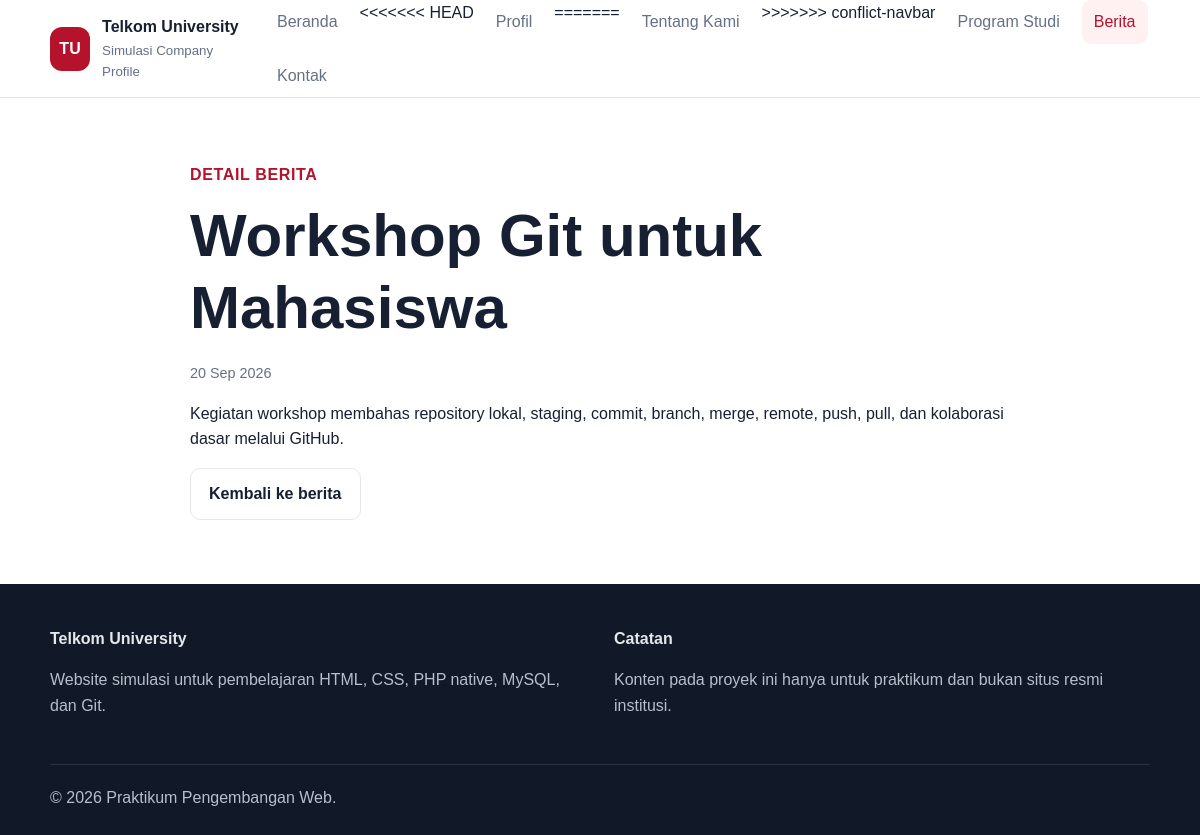
Page /news_detail.php?id=1 on the committed database.
### tables this page shows
CREATE TABLE IF NOT EXISTS berita (
id INT UNSIGNED AUTO_INCREMENT PRIMARY KEY,
judul VARCHAR(180) NOT NULL,
ringkasan VARCHAR(300) NOT NULL,
isi TEXT NOT NULL,
tanggal_publish DATE NOT NULL,
created_at TIMESTAMP DEFAULT CURRENT_TIMESTAMP
);

### news_detail.php (the view, shortened to what this page needs)
<?php
require_once 'config/database.php';
$id = filter_input(INPUT_GET, 'id', FILTER_VALIDATE_INT);
$stmt = $conn->prepare("SELECT judul, isi, tanggal_publish FROM berita WHERE id = ?");
$stmt->bind_param('i', $id);
$stmt->execute();
$result = $stmt->get_result();
$news = $result->fetch_assoc();
require 'includes/header.php';
?>
<section class="section">
    <article class="container article-body">
        <span class="eyebrow">Detail Berita</span>
        <h1><?= htmlspecialchars($news['judul']) ?></h1>
        <p class="meta"><?= date('d M Y', strtotime($news['tanggal_publish'])) ?></p>
        <p><?= nl2br(htmlspecialchars($news['isi'])) ?></p>
        <a class="btn btn-outline" href="news.php">Kembali ke berita</a>
    </article>
</section>
<?php require 'includes/footer.php'; ?>

### assets/css/style.css (style rules this page uses)
:root { --primary: #b5122b; --primary-dark: #7f0d1f; --ink: #172033; --muted: #667085; --surface: #ffffff; --soft: #f6f7fb; --line: #e4e7ec; --success: #147a50; }
* { box-sizing: border-box; }
body { margin: 0; font-family: Arial, Helvetica, sans-serif; color: var(--ink); background: var(--surface); line-height: 1.6; }
a { color: inherit; }
.container { width: min(1100px, 92%); margin: 0 auto; }
.eyebrow { color: var(--primary); font-weight: 700; letter-spacing: .04em; text-transform: uppercase; }
h1, h2, h3 { line-height: 1.2; }
h1 { font-size: clamp(2.1rem, 5vw, 4rem); margin: 12px 0 18px; }
.btn { display: inline-block; text-decoration: none; border: 0; cursor: pointer; padding: 12px 18px; border-radius: 10px; font-weight: 700; }
.btn-outline { border: 1px solid var(--line); background: #fff; color: var(--ink); }
.section { padding: 64px 0; }
.meta { color: var(--muted); font-size: .9rem; }
.article-body { max-width: 820px; }

### rows in the picture
berita: judul "Workshop Git untuk Mahasiswa", tanggal_publish "20 Sep 2026", isi "Kegiatan workshop membahas repository lokal, staging, commit, branch, merge, remote, push, pull, dan kolaborasi dasar melalui GitHub."
